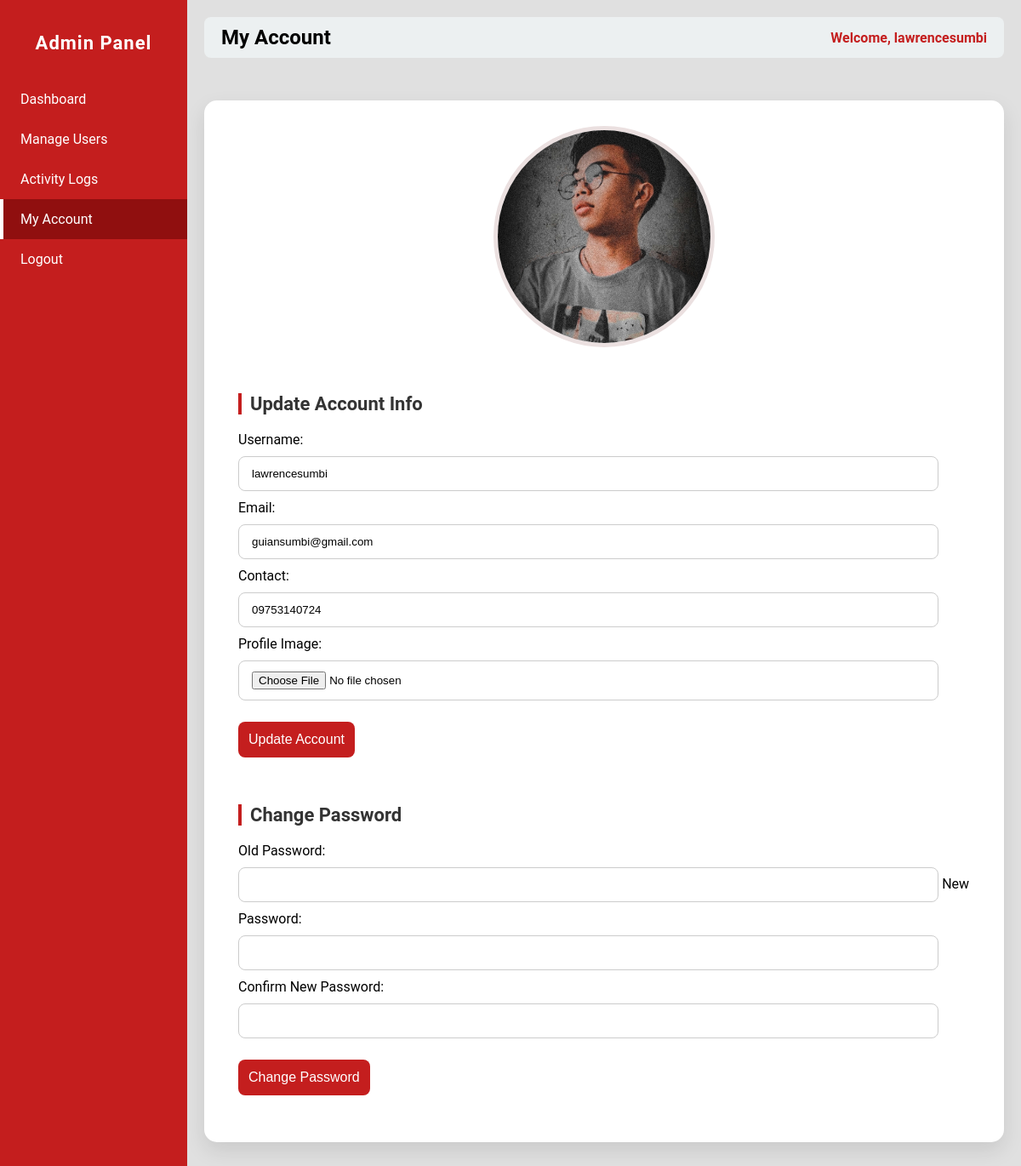
/admin.php?page=my_account (signed in), run on an earlier commit of the app's database.
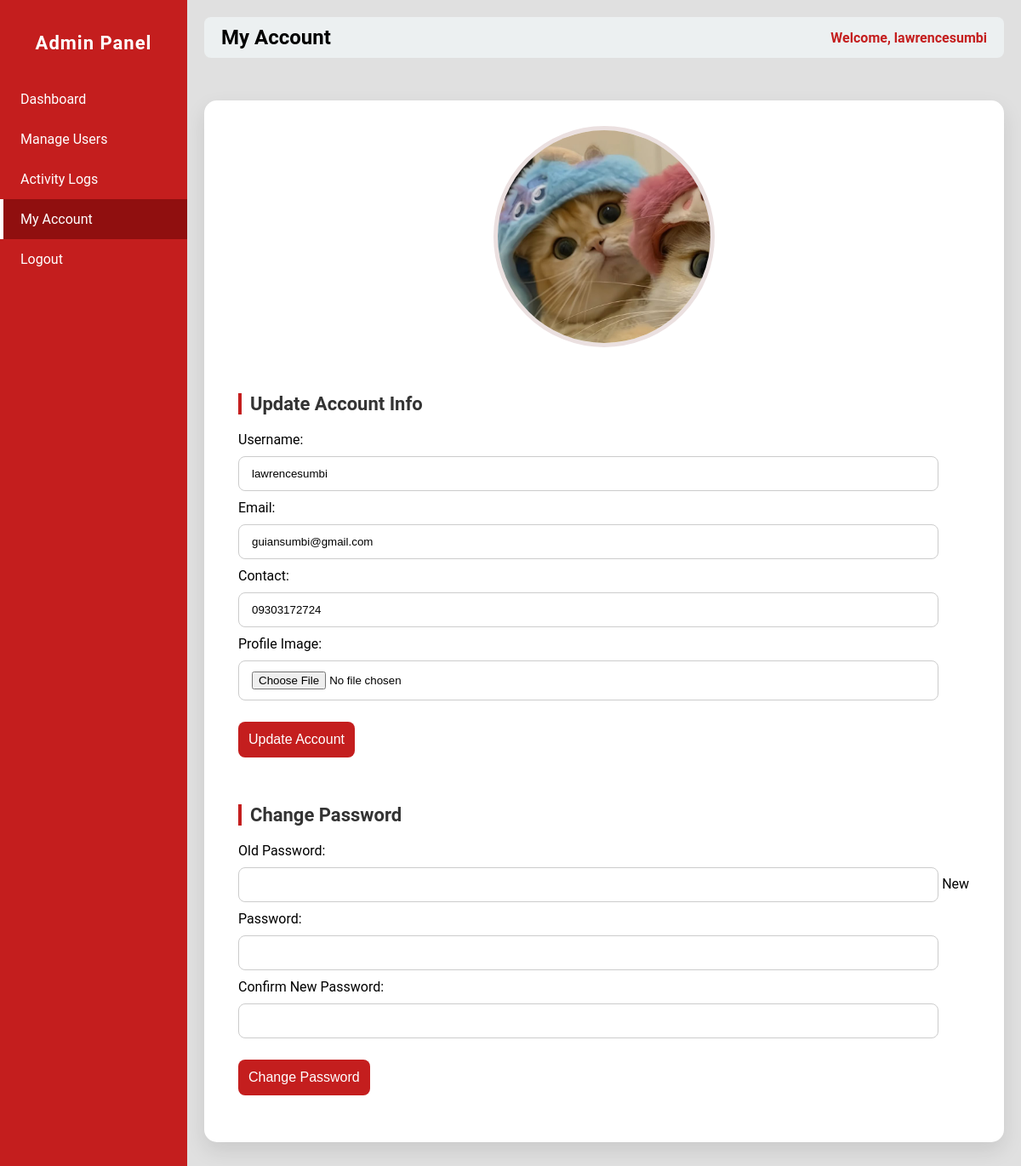
And on a later commit of the database.
### tables this page shows
CREATE TABLE `users` (
  `id` int(11) NOT NULL,
  `username` varchar(50) NOT NULL,
  `password` varchar(255) NOT NULL,
  `role` varchar(50) NOT NULL,
  `email` varchar(255) NOT NULL,
  `contact` varchar(50) NOT NULL,
  `status` varchar(50) NOT NULL,
  `img` varchar(255) NOT NULL
);

### admin_pages/my_account.php (the view, shortened to what this page needs)
<?php
require 'db_connect.php';
$id = $_SESSION['user_id'];
$stmt = $pdo->prepare("SELECT * FROM users WHERE id=?");
$stmt->execute([$id]);
$user = $stmt->fetch(PDO::FETCH_ASSOC);
?>
<!DOCTYPE html>
<html lang="en">
<head>
</head>
<body>
<div class="container">
    <div class="column profile-img">
        <?php if (!empty($user['img'])): ?>
            <img src="<?php echo htmlspecialchars($user['img']); ?>" alt="Profile Image">
        <?php else: ?>
            <img src="default.png" alt="Profile Image">
        <?php endif; ?>
    </div>
    <div class="column">
        <form action="/studisciplink/update_account.php" method="POST" enctype="multipart/form-data">
            <h2>Update Account Info</h2>
            <label>Username:</label>
            <input type="text" name="username" value="<?php echo htmlspecialchars($user['username']); ?>" required>
            <label>Email:</label>
            <input type="email" name="email" value="<?php echo htmlspecialchars($user['email']); ?>">
            <label>Contact:</label>
            <input type="text" name="contact" value="<?php echo htmlspecialchars($user['contact']); ?>">
            <label>Profile Image:</label>
            <input type="file" name="img" accept="image/*">
            <button type="submit" name="update_info">Update Account</button>
        </form>
    </div>
    <div class="column">
        <form action="/studisciplink/update_account.php" method="POST">
            <h2>Change Password</h2>
            <label>Old Password:</label>
            <input type="password" name="old_password" required>
            <label>New Password:</label>
            <input type="password" name="new_password" required>
            <label>Confirm New Password:</label>
            <input type="password" name="confirm_password" required>
            <button type="submit" name="change_password">Change Password</button>
        </form>
    </div>
</div>
</body>
</html>

What changed in the data, as far as the page shows it:
changed users "lawrencesumbi": img: a different picture; contact "09753140724" → "09303172724"
